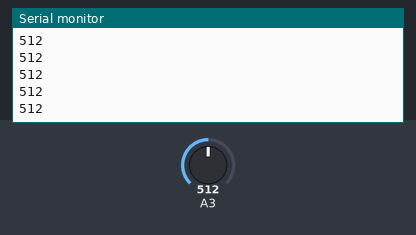
The sketch below on a simulated Arduino Uno, built with avr-gcc and run on an emulated ATmega328P. On the bench: the last lines printed to the serial monitor. The test bench sets the inputs (shaded band); at power-on: A3 = 512.

Above: at 1.2 s.
1.3 s: A3 set to 716
At 1.31 s:
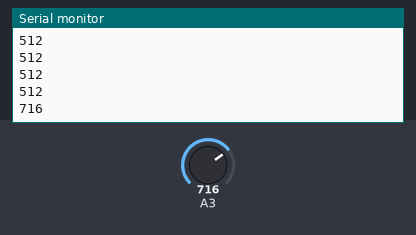
2.8 s: A3 set to 900
At 2.81 s:
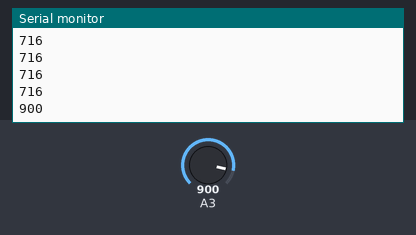
Timing chart, 0 to 5.8 s (numbered marks = the images above; inputs shaded):
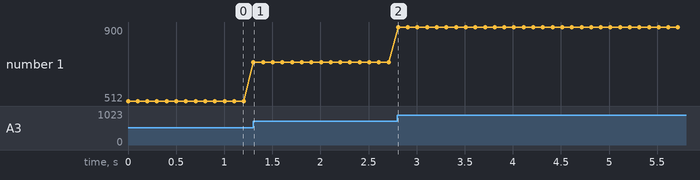

The sketch:

Light-Measurer.ino
```cpp
int light;

void setup() {
  Serial.begin(9600);
}

void loop() {
  light = analogRead(A3);
  Serial.println(light);
  delay(100);
}
```

Measured:
- after the input at 1.3 s, the serial monitor: prints a new line at once (image 1)
- after the input at 2.8 s, the serial monitor: prints a new line at once (image 2)
- plotted number 1: 512 → 716 after the input at 1.3 s, 716 → 900 after the input at 2.8 s
